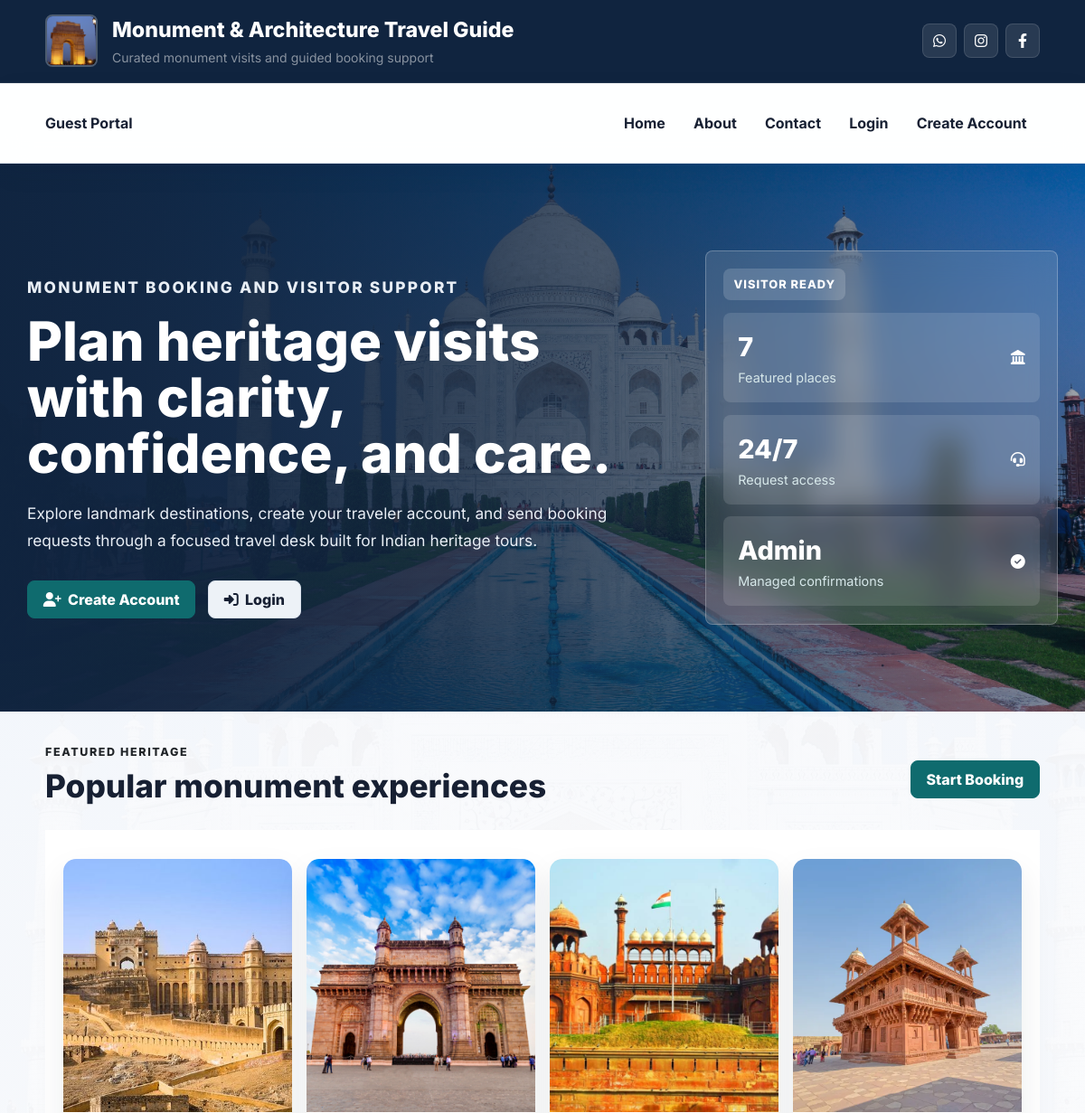
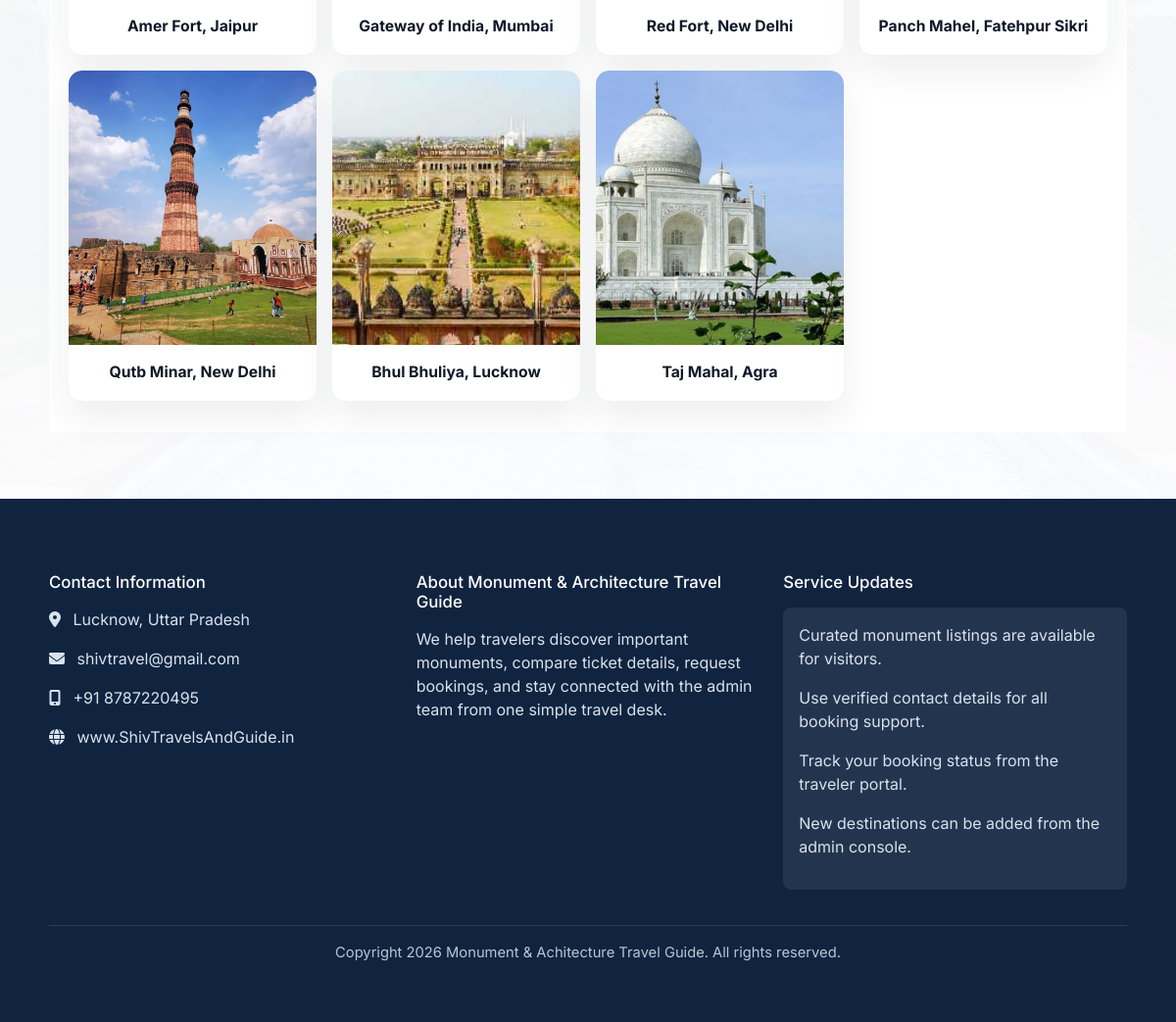
The page / on the database its author committed (2 pictures, top to bottom).
### room/models.py (models this page shows)
class Room(models.Model):
    p_name=models.CharField(max_length=10,null=True)
    p_state=models.CharField(max_length=10,null=True)
    p_city=models.CharField(max_length=10,null=True)
    t_price=models.CharField(max_length=10,null=True)
    status=models.CharField(max_length=10,null=True)
    activity=models.CharField(max_length=10,null=True)
    image=models.FileField(null=True)
    history=models.CharField(max_length=90,null=True)

### room/views.py (the view)
# urls.py: path('',index,name='index'),
def index(request):
    rooms = Room.objects.all().order_by('-id')
    context = {
        'rooms': rooms,
        'rooms_total': rooms.count(),
    }
    return render(request, 'index.html', context)

### room/templates/index.html (shortened to what this page needs)
{% load static %}
{% include 'navigation.html' %}
<section class="hero" style="background-image: url('{% static "images/tajmahal.jpg" %}'); background-size: cover; background-position: center;">
  <div class="hero-overlay"></div>
  <div class="hero-content">
    <div class="hero-copy">
      <p class="subtitle">Monument booking and visitor support</p>
      <h1>Plan heritage visits with clarity, confidence, and care.</h1>
      <p>
        Explore landmark destinations, create your traveler account, and send
        booking requests through a focused travel desk built for Indian heritage tours.
      </p>
      <div class="hero-actions">
        <a href="{% url 'signup' %}" class="hero-btn"><i class="fa fa-user-plus"></i> Create Account</a>
        <a href="{% url 'login' %}" class="btn btn-secondary"><i class="fa fa-sign-in-alt"></i> Login</a>
      </div>
    </div>
    <div class="hero-stats-card">
      <span class="status-pill">Visitor Ready</span>
      <div class="metric">
        <span><strong class="metric-value">{{ rooms_total }}</strong><span class="metric-label">Featured places</span></span>
        <i class="fa fa-landmark"></i>
      </div>
      <div class="metric">
        <span><strong class="metric-value">24/7</strong><span class="metric-label">Request access</span></span>
        <i class="fa fa-headset"></i>
      </div>
      <div class="metric">
        <span><strong class="metric-value">Admin</strong><span class="metric-label">Managed confirmations</span></span>
        <i class="fa fa-check-circle"></i>
      </div>
    </div>
  </div>
</section>
<section class="container">
  <div class="d-flex justify-content-between align-items-center mb-3">
    <div>
      <p class="eyebrow text-dark mb-2">Featured heritage</p>
      <h2 class="section-title">Popular monument experiences</h2>
    </div>
    <a href="{% url 'signup' %}" class="btn btn-primary">Start Booking</a>
  </div>
  <div class="monument-gallery">
    {% for room in rooms %}
      <div class="monument-card">
        {% if room.image %}
          <img src="{{ room.image.url }}" alt="{{ room.p_name }}" />
        {% else %}
          <img src="{% static 'images/tajmahal.jpg' %}" alt="{{ room.p_name|default:'Monument' }}" />
        {% endif %}
        <div class="monument-card-title">{{ room.p_name }}{% if room.p_city %}, {{ room.p_city }}{% endif %}</div>
      </div>
    {% empty %}
      <div class="monument-card no-data">No monuments available yet.</div>
    {% endfor %}
  </div>
</section>
{% include 'footer.html' %}

### room/templates/navigation.html (shortened to what this page needs)
<!doctype html>
<html lang="en">
  <head>
    <link
      href="https://cdn.jsdelivr.net/npm/bootstrap@5.0.2/dist/css/bootstrap.min.css"
      rel="stylesheet"
    />
    <link
      href="https://cdnjs.cloudflare.com/ajax/libs/font-awesome/6.1.1/css/all.min.css"
      rel="stylesheet"
    />
    {% load static %}
    <link rel="stylesheet" href="{% static 'css/theme.css' %}" />
  </head>
  <body>
    <div class="top-header">
      <div class="container d-flex align-items-center justify-content-between">
        <div class="d-flex align-items-center">
          <img
            src="{% static 'images/b1.jpg' %}"
            class="brand-img me-3"
            alt="Monument & Achitecture Travel Guide"
          />
          <div>
            <div class="brand-title">Monument & Architecture Travel Guide</div>
            <small class="text-white-50"
              >Curated monument visits and guided booking support</small
            >
          </div>
        </div>
        <div class="social-icons">
          <a href="https://web.whatsapp.com/" target="_blank" title="WhatsApp"
            ><i class="fab fa-whatsapp"></i
          ></a>
          <a href="https://www.instagram.com/" target="_blank" title="Instagram"
            ><i class="fab fa-instagram"></i
          ></a>
          <a href="https://www.facebook.com/" target="_blank" title="Facebook"
            ><i class="fab fa-facebook-f"></i
          ></a>
        </div>
      </div>
    </div>
    <nav class="navbar navbar-expand-lg navbar-custom">
      <div class="container">
        <span class="welcome-text">Guest Portal</span>
        <div
          class="collapse navbar-collapse justify-content-end"
          id="navbarNav"
        >
          <ul class="navbar-nav">
            <li class="nav-item">
              <a class="nav-link" href="{% url 'index' %}">Home</a>
            </li>
            <li class="nav-item"><a class="nav-link" href="#down">About</a></li>
            <li class="nav-item">
              <a class="nav-link" href="{% url 'contact_us' %}">Contact</a>
            </li>
            <li class="nav-item">
              <a class="nav-link" href="{% url 'login' %}">Login</a>
            </li>
            <li class="nav-item">
              <a class="nav-link" href="{% url 'signup' %}">Create Account</a>
            </li>
          </ul>
        </div>
      </div>
    </nav>
  </body>
</html>

### room/templates/footer.html (shortened to what this page needs)
{% load static %}
<div class="footer" id="down">
  <div class="container">
    <div class="row g-4">
      <div class="col-md-4">
        <h3>Contact Information</h3>
        <p><i class="fa fa-map-marker-alt me-2"></i> Lucknow, Uttar Pradesh</p>
        <p><i class="fa fa-envelope me-2"></i> shivtravel@gmail.com</p>
        <p><i class="fa fa-mobile-alt me-2"></i> +91 8787220495</p>
        <p><i class="fa fa-globe me-2"></i> www.ShivTravelsAndGuide.in</p>
      </div>
      <div class="col-md-4">
        <h3>About Monument & Architecture Travel Guide</h3>
        <p>
          We help travelers discover important monuments, compare ticket
          details, request bookings, and stay connected with the admin team from
          one simple travel desk.
        </p>
      </div>
      <div class="col-md-4">
        <h3>Service Updates</h3>
        <div class="news-box">
          <div class="news-content">
            <p>Curated monument listings are available for visitors.</p>
            <p>Use verified contact details for all booking support.</p>
            <p>Track your booking status from the traveler portal.</p>
            <p>New destinations can be added from the admin console.</p>
          </div>
        </div>
      </div>
    </div>
    <div class="footer-bottom">
      Copyright 2026 Monument & Achitecture Travel Guide. All rights reserved.
    </div>
  </div>
</div>

### rows shown on the page
Room: image (picture), p_name "Amer Fort", p_city "Jaipur"
Room: image (picture), p_name "Gateway of India", p_city "Mumbai"
Room: image (picture), p_name "Red Fort", p_city "New Delhi"
Room: image (picture), p_name "Panch Mahel", p_city "Fatehpur Sikri"
Room: image (picture), p_name "Qutb Minar", p_city "New Delhi"
Room: image (picture), p_name "Bhul Bhuliya", p_city "Lucknow"
Room: image (picture), p_name "Taj Mahal", p_city "Agra"

### other values the page prints
{{ rooms_total }} "7"
